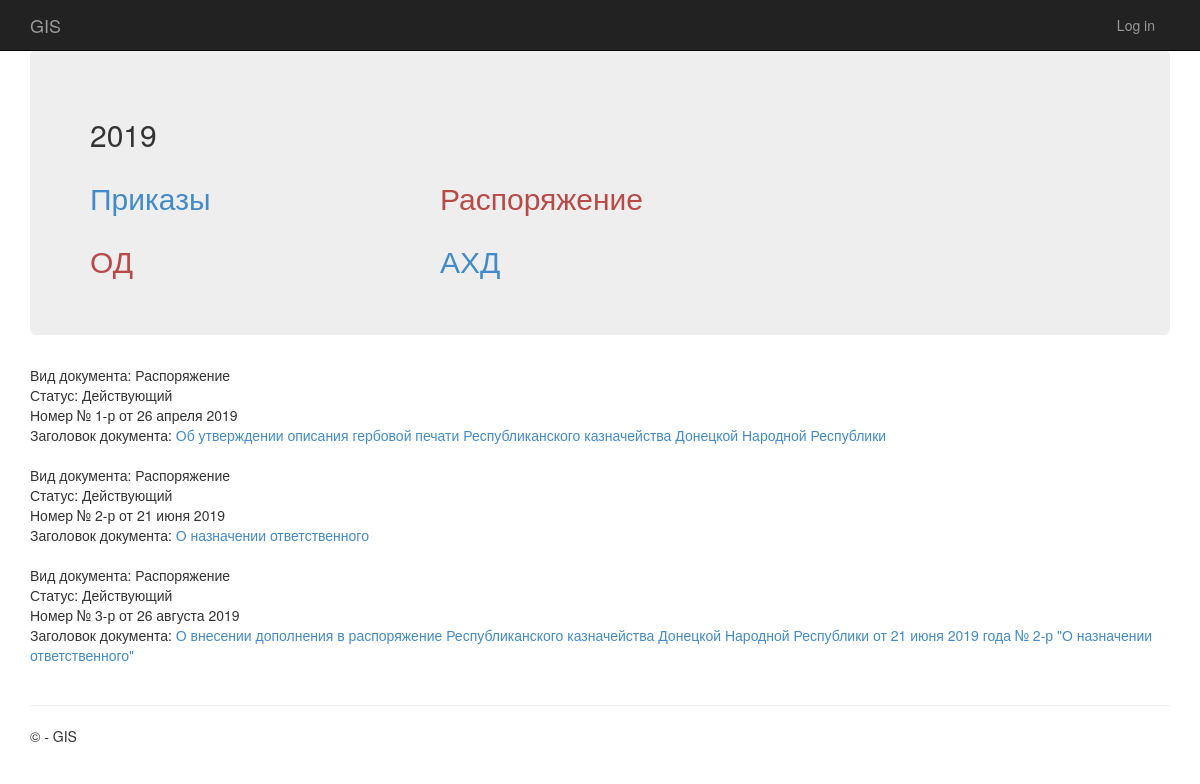
The page /org/2019/0/1 on the database its author committed.
### app/models.py (models this page shows, shortened)
class npa (models.Model):
     year = models.ForeignKey(Years,null=True , on_delete = models.SET_NULL)
     vid_del = models.IntegerField(default = 1,
                                    verbose_name=u"Вид деятельности",
                                    blank = True,
                                    null = True,
                                    help_text ='1->ОД, 0->АХД',
                                    choices =( (1, 'ОД'), (0, 'АХД') ) )
     vid = models.IntegerField(default = 1,
                                    verbose_name=u"Вид",
                                    blank = True,
                                    null = True,
                                    help_text ='1->Приказы, 0->Распоряжение',
                                    choices =( (1, 'Приказы'), (0, 'Распоряжение') ) )
     nomer = models.CharField(max_length = 10,verbose_name=u"Номер")
     date = models.DateTimeField(verbose_name=u"Дата")
     name = models.CharField(max_length = 1000,verbose_name=u"Наименовение")
     status = models.IntegerField(default = 1,
                                    verbose_name=u"Статус",
                                    blank = True,
                                    null = True,
                                    help_text ='1->Действующий, 0->Утратил силу',
                                    choices =( (1, 'Действующий'), (0, 'Утратил силу') ) )
     kol_list = models.IntegerField(default = 1,
                                    verbose_name=u"Количество страниц документа",
                                    blank = True,
                                    null = True)
     kol_prl = models.IntegerField(default = 1,
                                    verbose_name=u"Количество страниц приложения",
                                    blank = True,
                                    null = True)
     razrab = models.CharField(max_length = 50, verbose_name=u"Разработчик")
     document = models.FileField(upload_to='./%Y/%m/%d/', verbose_name=u"Документ")
     is_active = models.IntegerField(default = 1,
                                    verbose_name=u"----------",
                                    blank = True,
                                    null = True,
                                    help_text ='1->активно, 0->Не активно',
                                    choices =( (1, 'активно'), (0, 'Не активно') ) )
     class Meta:
            verbose_name = 'НПА'
            verbose_name_plural = 'НПА'

### app/views.py (the view)
# urls.py: path('org/<int:year_id>/<int:vid_id>/<int:vid_del_id>', views.org, name='org'),
def org(request, year_id,vid_id,vid_del_id):
    assert isinstance(request, HttpRequest)
    id_ears = Years.objects.filter(name = year_id).first()
    return render(
        request,
        'app/org.html',
        {
            'title':'Список документов',
            'vid_del_id':vid_del_id,
            'year_id':year_id,
            'vid_id':vid_id,
            'npas':npa.objects.filter(is_active = 1).filter(vid = vid_id).filter(vid_del = vid_del_id).order_by("date"),
            'npa':npa.objects.filter(is_active = 1).filter(vid = vid_id).filter(vid_del = vid_del_id).first(),
            'year':datetime.now().year,
        }
    )

### app/templates/app/org.html (shortened to what this page needs)
{% extends "app/layout.html" %}
{% block content %}
<div class="jumbotron">
        <h2>{{ year_id }}</h2>
	<div class="row">
	<div class="col-md-4">
        	  {% if vid_id == 0 %}
			 <h2><a class="text-dark"  href="../1/{{ vid_del_id }}">Приказы</a></h2>
			{% endif %}
    	</div>
    	<div class="col-md-4">
    	    {% if vid_id == 0 %}
			 <h2><a class="text-danger"  href="../0/{{ vid_del_id }}">Распоряжение</a></h2>
			{% endif %}
    	</div>
	</div>
 <div class="row">
	<div class="col-md-4">
			 {% if vid_del_id == 1 %}
			 <h2><a class="text-danger"  href="../{{ vid_id }}/1">ОД</a></h2>
			{% endif %}
    </div>
    <div class="col-md-4">
			 {% if vid_del_id == 1 %}
			 <h2><a class="text-dark"  href="../{{ vid_id }}/0">АХД</a></h2>
			{% endif %}
    </div>
	</div>
 </div>
{% for npa in npas %}
<div class="md-4">
		<div class="small-12 column">
			<div class="theorg" >Вид документа:
			{% if npa.vid == 0 %}
			 Распоряжение
			{% endif %}
			 </div>
			Статус: {% if npa.status == 1 %}
			 Действующий
			{% endif %}
			</div>
		<div class="small-4 column text-left">
			<span class="orgnum">Номер № {{ npa.nomer }}{% if npa.vid_del == 0  %}/адм{% endif %} от {{ npa.date|date:"j E Y" }}</span>
		<br>
					</div>
		<span class="npaname">
			<div class="small-8 column">
				Заголовок документа: <a href="../../../document/{{ npa.id }}">{{ npa.name }}</a>
			</div>
		</span>
</div>
<br>
 {% endfor %}
{% endblock %}

### app/static/app/content/site.css (style rules this page uses)
body { padding-top: 50px; padding-bottom: 20px; }

### rows shown on the page
npa: vid "Распоряжение", status "Действующий", nomer "1-р", date "26 апреля 2019", name "Об утверждении описания гербовой печати Республиканского казначейства Донецкой Народной Республики"
npa: vid "Распоряжение", status "Действующий", nomer "2-р", date "21 июня 2019", name "О назначении ответственного"
npa: vid "Распоряжение", status "Действующий", nomer "3-р", date "26 августа 2019", name "О внесении дополнения в распоряжение Республиканского казначейства Донецкой Народной Республики от 21 июня 2019 года № 2-р \"О назначении ответственного\""

### other values the page prints
{{ year_id }} "2019"
